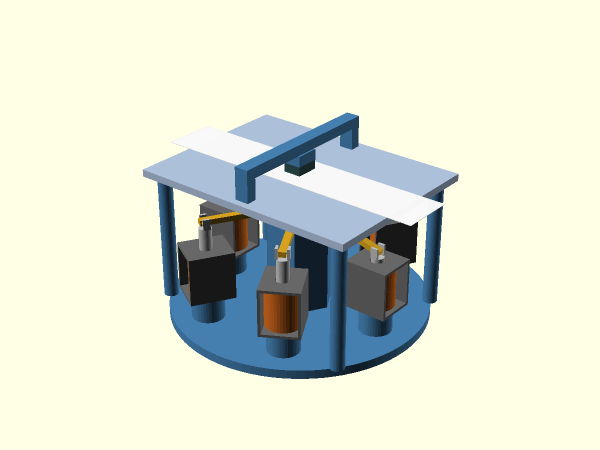
#> input picture concepts/six-solenoid-head/cad/six_head_002.png, 1200 x 900 px (shown at 1/2 size)
$ python -i build_guide_images.py   (imports and definitions only)
#> lines starting #> are read from the running program, lines starting #| are printed output that depends on the picture
"""Render the build guide's step pictures from the latest test rig model into
concepts/test-rig/media/build/. The part being added in each step is orange.
Run after any change to the model: python3 tools/build_guide_images.py"""
import subprocess
import tempfile
from pathlib import Path

from PIL import Image, ImageChops

ROOT = Path(__file__).resolve().parent.parent
RIG = ROOT / "concepts" / "test-rig"
# [1 line that did not run here, left out]
OUT = RIG / "media" / "build"

# Scenes: (file name, camera rotation x/y/z, OpenSCAD body). New parts are DarkOrange.
SOL = 'color("DimGray") sol_frame(); color("Chocolate") sol_coil();'
STEPS = {
    "1-pin": ((60, 0, 20), 'color("DarkOrange") rotate([0, 90, 0]) translate([0, 0, -PIN_TIP]) die_screw();'),
    "2-die-parts": ((75, 0, 30), SOL + 'color("Silver") plunger(REST_LIFT); color("Silver") spring(REST_LIFT);'
                    'color("DarkOrange") translate([0, 0, 8]) standoff(0); color("Gold") translate([-12, 0, 18]) nut(REST_LIFT);'
                    'color("DarkOrange") translate([0, 0, 18]) stylus(REST_LIFT);'),
    "4-table-nuts": ((50, 0, 25), 'color("SteelBlue") intersection() { frame(); translate([-60, -60, DECK_BOT - 14]) cube([120, 120, 40]); }'
                     'color("DarkOrange") for (p = TABLE_SCREWS) translate([p[0] + (p[1] < SLOT_BACK ? -sign(p[0])*6 : 0), p[1] + (p[1] < SLOT_BACK ? 0 : 9), TNUT_CEIL - NUT_T]) '
                     'rotate([0, 0, table_nut_dir(p)]) hexnut();'),
    "5-slide-in": ((60, 0, 25), 'color("SteelBlue") frame(); translate([0, -30, 0]) { color("DarkOrange") sol_frame(); color("Chocolate") sol_coil();'
                   'color("Silver") plunger(REST_LIFT); color("Silver") spring(REST_LIFT); color("Silver") standoff(0); color("Silver") nut(REST_LIFT); color("Silver") stylus(REST_LIFT); }'),
    "6-back-screws": ((65, 0, 205), 'color("SteelBlue") frame();' + SOL + 'color("Silver") plunger(REST_LIFT); color("DarkOrange") back_screws();'),
    "7-table": ((60, 0, 25), 'color("SteelBlue") frame();' + SOL + 'color("Silver") plunger(REST_LIFT); color("Silver") standoff(0); color("Silver") nut(REST_LIFT); color("Silver") stylus(REST_LIFT);'
               'color("DarkOrange") translate([0, 0, 25]) { table(); table_screws(); }'),
    "8-arm": ((60, 0, 25), 'color("SteelBlue") frame(); color("LightSteelBlue") table(); color("DimGray") table_screws();'
             'color("DarkOrange") translate([0, 0, 22]) { arm(); die_screw(); die_nuts(); }'
             'for (p = ARM_SCREWS) translate([p[0], p[1], ARM_Z0 + ARM_T + 30]) {'
             ' color("Gold") difference() { cylinder(d = WASHER[0], h = WASHER[2]); translate([0, 0, -1]) cylinder(d = WASHER[1], h = 3); }'
             ' color("DarkOrange") { translate([0, 0, WASHER[2] + 4]) cylinder(d = HEAD_D, h = HEAD_H); translate([0, 0, WASHER[2] + 4 - ARM_SCREW_L]) cylinder(d = 3, h = ARM_SCREW_L); } }'),
    "9-finished": ((60, 0, 25), 'assembly();'),
}


def trim(path):
    im = Image.open(path).convert("RGB")
#> im is the input picture: PIL image 1200x900 RGB; mean R, G, B 220.8, 225.4, 209.5
    bg = Image.new("RGB", im.size, im.getpixel((0, 0)))
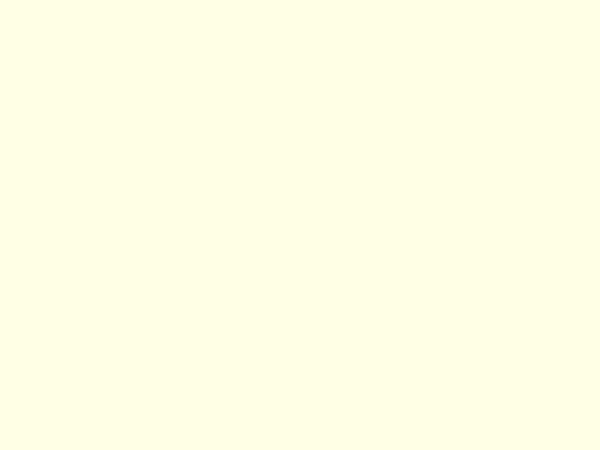
#> bg: PIL image 1200x900 RGB (shown at 1/2 size); mean R, G, B 255, 255, 229
    box = ImageChops.difference(im, bg).getbbox()
#> box = (285, 225, 917, 758)
    if box:
        pad = 24
        im = im.crop((max(0, box[0] - pad), max(0, box[1] - pad), min(im.width, box[2] + pad), min(im.height, box[3] + pad)))
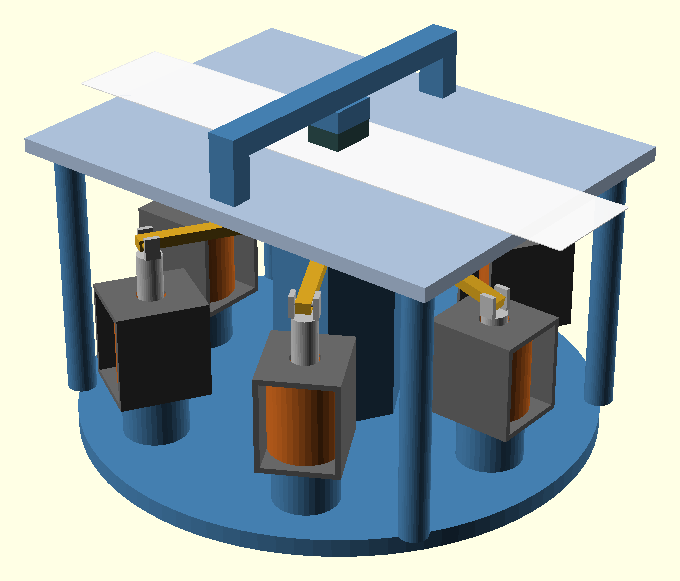
#> im: PIL image 680x581 RGB; mean R, G, B 161.4, 174.1, 175.7
    im.save(path)


def main():
    OUT.mkdir(parents=True, exist_ok=True)
    for old in OUT.glob("*.png"):
        old.unlink()
    with tempfile.TemporaryDirectory() as tmp:
        for name, ((rx, ry, rz), body) in STEPS.items():
            scad = Path(tmp) / f"{name}.scad"
            scad.write_text(f'include <{MODEL}>\nPART = "none";\n$fn = 48;\nHEX_AF = 8.3; NUT_BORE = 9.8; BOSS_D = 12.6;   // the coupler table\n{body}\n')
            png = OUT / f"{name}.png"
            subprocess.run(["openscad-nightly", "--backend=manifold", "--render", "--imgsize=1200,1000", "--viewall", "--autocenter",
                            f"--camera=0,0,0,{rx},{ry},{rz},0", "--colorscheme=Tomorrow", "-o", str(png), str(scad)],
                           check=True, capture_output=True)
            trim(png)
            print("wrote", png.relative_to(ROOT))


# [2 lines not run here, left out]

>>> result = trim('../concepts/six-solenoid-head/cad/six_head_002.png')

$ run again, on concepts/six_solenoid_head/six_head_001_top.png
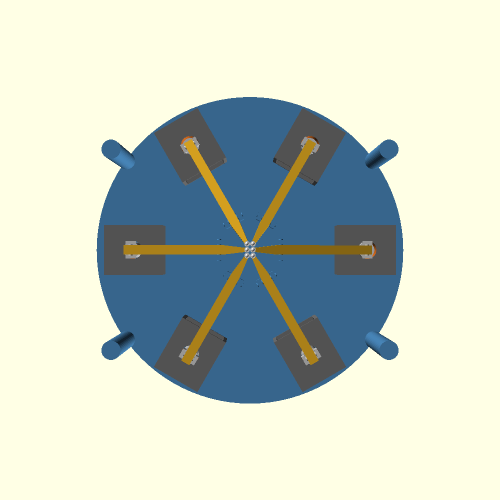
#> input picture concepts/six_solenoid_head/six_head_001_top.png, 1000 x 1000 px (shown at 1/2 size)
#> in trim, im is the input picture: PIL image 1000x1000 RGB; mean R, G, B 199.4, 208, 195.5
#> box = (193, 194, 807, 807)
#> in trim, `im = im.crop((max(0, box[0] - pad), max(0, box[1] - pad), min(im.width..`:
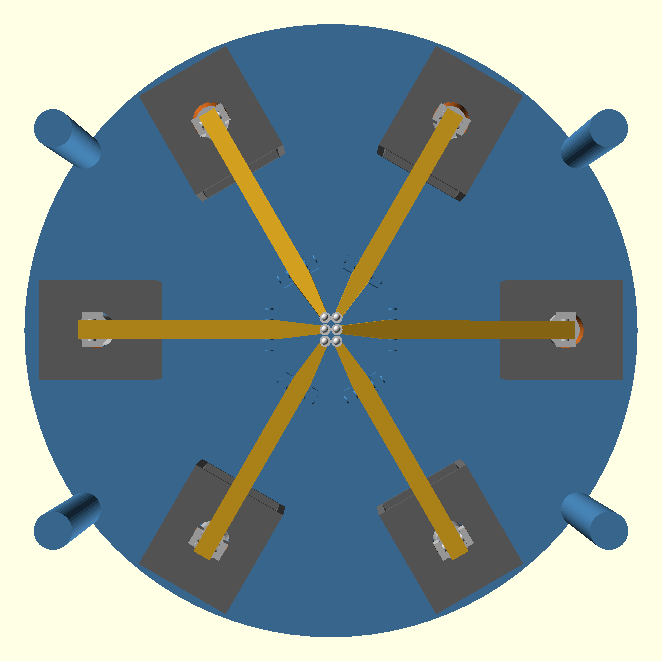
#> im: PIL image 662x661 RGB; mean R, G, B 127.9, 147.6, 152.4
